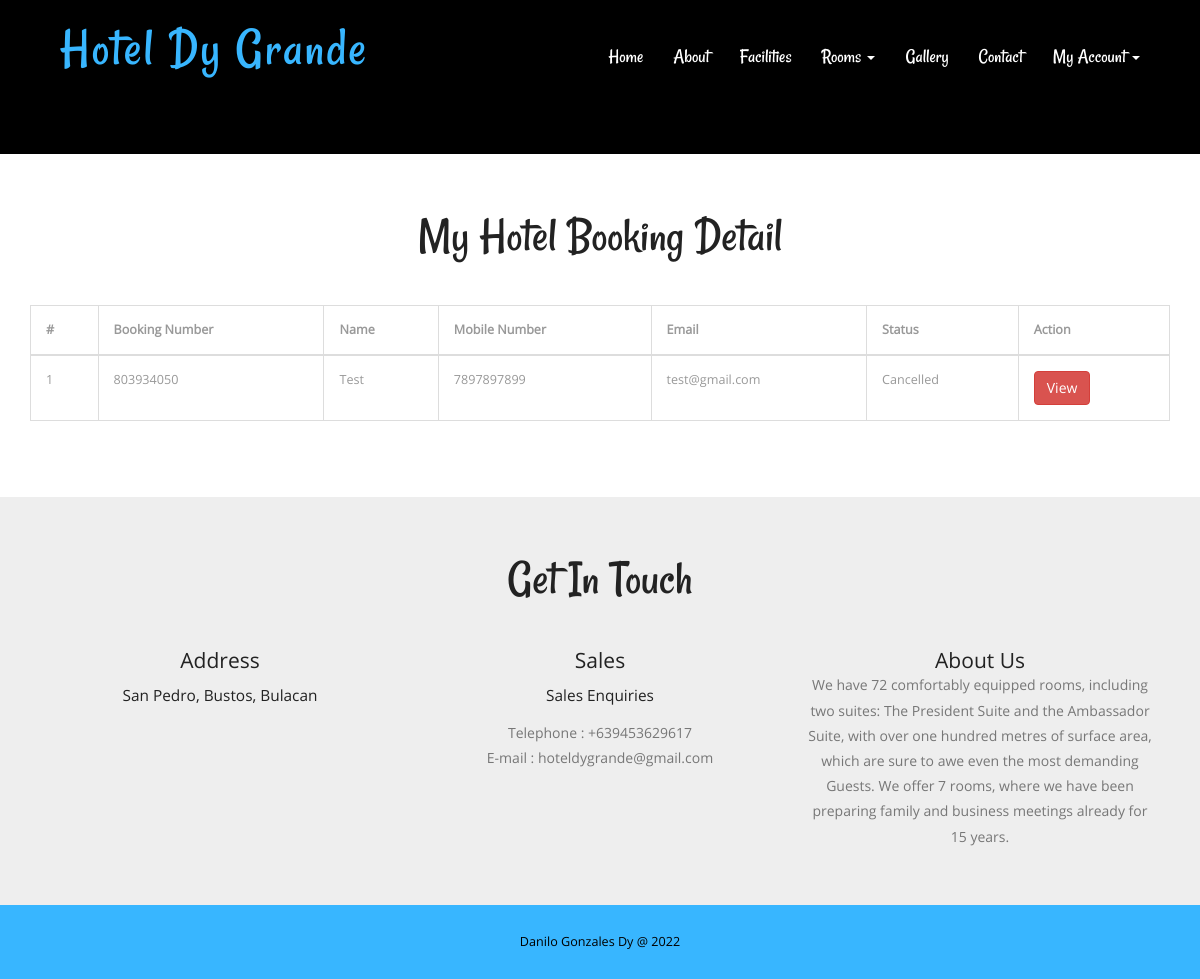
Page /my-booking.php (signed in) on the committed database.
### tables this page shows
CREATE TABLE `tblbooking` (
  `ID` int(10) NOT NULL,
  `RoomId` int(5) DEFAULT NULL,
  `BookingNumber` varchar(120) DEFAULT NULL,
  `UserID` int(5) NOT NULL,
  `IDType` varchar(120) DEFAULT NULL,
  `Gender` varchar(50) DEFAULT NULL,
  `Address` mediumtext DEFAULT NULL,
  `CheckinDate` varchar(200) DEFAULT NULL,
  `CheckoutDate` varchar(200) DEFAULT NULL,
  `BookingDate` timestamp NULL DEFAULT current_timestamp(),
  `Remark` varchar(50) DEFAULT NULL,
  `Status` varchar(50) DEFAULT NULL,
  `UpdationDate` timestamp NULL DEFAULT NULL ON UPDATE current_timestamp()
);

CREATE TABLE `tbluser` (
  `ID` int(10) NOT NULL,
  `FullName` varchar(200) DEFAULT NULL,
  `MobileNumber` bigint(10) DEFAULT NULL,
  `Email` varchar(120) DEFAULT NULL,
  `avatar` text DEFAULT NULL,
  `Password` varchar(120) DEFAULT NULL,
  `status` tinyint(1) NOT NULL,
  `code` text NOT NULL,
  `RegDate` timestamp NULL DEFAULT current_timestamp()
);

CREATE TABLE `tblpage` (
  `ID` int(10) NOT NULL,
  `PageType` varchar(120) DEFAULT NULL,
  `PageTitle` varchar(200) DEFAULT NULL,
  `PageDescription` mediumtext DEFAULT NULL,
  `Email` varchar(120) DEFAULT NULL,
  `MobileNumber` bigint(10) DEFAULT NULL,
  `UpdationDate` timestamp NULL DEFAULT NULL ON UPDATE current_timestamp()
);

### my-booking.php (the view, shortened to what this page needs)
<?php
include('includes/dbconnection.php');
if (strlen($_SESSION['hbmsuid']==0)) {
  header('location:logout.php');
  } else{
?>
<!DOCTYPE HTML>
<html>
<head>
<link href="css/bootstrap.css" rel="stylesheet" type="text/css" media="all">
<link href="css/style.css" rel="stylesheet" type="text/css" media="all" />
</head>
<body>
			<div class="header head-top">
				<div class="container">
	<?php include_once('includes/header.php');?>
		</div>
</div>
	<div class="typography">
			<div class="container">
				<div class="typography-info">
					<h2 class="type">My Hotel Booking Detail</h2>
				</div>
				<div class="bs-docs-example">
					<table class="table table-bordered">
						<thead>
							<tr>
								<th>#</th>
								<th>Booking Number</th>
								<th>Name</th>
								<th>Mobile Number</th>
								<th>Email</th>
								<th>Status</th>
								<th>Action</th>
							</tr>
						</thead>
						<tbody>
							<?php
                                            $uid= $_SESSION['hbmsuid'];
$sql="SELECT tbluser.*,tblbooking.BookingNumber,tblbooking.Status,tblbooking.ID as bid from tblbooking join tbluser on tblbooking.UserID=tbluser.ID where UserID=:uid";
$query = $dbh -> prepare($sql);
$query-> bindParam(':uid', $uid, PDO::PARAM_STR);
$query->execute();
$results=$query->fetchAll(PDO::FETCH_OBJ);
$cnt=1;
if($query->rowCount() > 0)
{
foreach($results as $row)
{               ?>
							<tr>
								<td><?php echo htmlentities($cnt);?></td>
								<td><?php  echo htmlentities($row->BookingNumber);?></td>
								<td><?php  echo htmlentities($row->FullName);?></td>
								<td><?php  echo htmlentities($row->MobileNumber);?></td>
								<td><?php  echo htmlentities($row->Email);?></td>
								<?php if($row->Status==""){ ?>
                     <td><?php echo "Still Pending"; ?></td>
<?php } else { ?>                  <td><?php  echo htmlentities($row->Status);?>
                  </td>
                  <?php } ?>
							 <td><a href="view-application-detail.php?viewid=<?php echo htmlentities ($row->bid);?>" class="btn btn-danger">View</a>
                                                    </td>
							</tr>
							<?php $cnt=$cnt+1;}} ?>
						</tbody>
					</table>
				</div>
			</div>
	</div>
			<?php include_once('includes/getintouch.php');?>
				<?php include_once('includes/footer.php');?>
</body>
</html><?php }  ?>

### includes/getintouch.php
<div class="touch-section">
					<div class="container">
						<h3>get in touch</h3>
						<div class="touch-grids">
							<?php
$sql="SELECT * from tblpage where PageType='contactus'";
$query = $dbh -> prepare($sql);
$query->execute();
$results=$query->fetchAll(PDO::FETCH_OBJ);
$cnt=1;
if($query->rowCount() > 0)
{
foreach($results as $row)
{               ?>
							<div class="col-md-4 touch-grid">
								<h4>address</h4>
								<h5><?php  echo htmlentities($row->PageDescription);?></h5>
							</div>
							<div class="col-md-4 touch-grid">
								<h4>Sales</h4>
								<h5>Sales Enquiries</h5>
								<p>Telephone : +<?php  echo htmlentities($row->MobileNumber);?></p>
							<p>E-mail : <?php  echo htmlentities($row->Email);?></p>
							</div><?php $cnt=$cnt+1;}} ?>
							<div class="col-md-4 touch-grid">
								<?php
$sql="SELECT * from tblpage where PageType='aboutus'";
$query = $dbh -> prepare($sql);
$query->execute();
$results=$query->fetchAll(PDO::FETCH_OBJ);
$cnt=1;
if($query->rowCount() > 0)
{
foreach($results as $row)
{               ?>
							<h4><?php  echo htmlentities($row->PageTitle);?></h4>
								<p><?php  echo htmlentities($row->PageDescription);?></p>
							</div><?php $cnt=$cnt+1;}} ?>
							<div class="clearfix"></div>
						</div>
					</div>
					</div>

### css/style.css (style rules this page uses)
body a { transition:0.5s all; -webkit-transition:0.5s all; -moz-transition:0.5s all; -o-transition:0.5s all; -ms-transition:0.5s all; }
h1,h2,h3,h4,h5,h6 { padding:0 0; margin:0 0; }
p { padding:0 0; margin:0 0; }
body { padding:0 0; margin:0 0; font-family: 'OpenSans-Regular' }
.header { background:url(../images/banner1.jpg) no-repeat 0px 0px; background-size:cover; -webkit-background-size: cover; -moz-background-size: cover; -o-background-size: cover; -ms-background-size: cover; min-height:764px; padding-bottom: 4em; }
.touch-section { padding: 4em 0; text-align: center; background-color: #eee; }
.touch-grids { margin-top: 3em; }
.touch-grid h4 { font-size: 1.5em; color: #222; text-transform: capitalize; }
.touch-section h3 { font-size: 3.5em; text-transform: capitalize; font-family: 'Rancho-Regular'; color: #222; }
.touch-grid h5 { font-size: 1.1em; padding: 1em 0; color: #222; }
.touch-grid p { font-size: 1em; line-height: 1.8em; color: #777; }
.head-top { min-height: 115px !important; }
.typography-info { text-align: center; margin-bottom: 3em; }
h2.type { font-size: 3.5em; text-transform: capitalize; font-family: 'Rancho-Regular'; color: #222; }
.typography { padding: 4em 0; }
.table > thead > tr > th, .table > tbody > tr > th, .table > tfoot > tr > th, .table > thead > tr > td, .table > tbody > tr > td, .table > tfoot > tr > td { border-top: none !important; }
.bs-docs-example { margin: 1em 0; }
.table td, .table>tbody>tr>td, .table>tbody>tr>th, .table>tfoot>tr>td, .table>tfoot>tr>th, .table>thead>tr>td, .table>thead>tr>th { padding: 15px!important; }
.table > thead > tr > th, .table > tbody > tr > th, .table > tfoot > tr > th, .table > thead > tr > td, .table > tbody > tr > td, .table > tfoot > tr > td { font-size: 0.9em; color: #999; border-top: none !important; }
@media (max-width:1440px) { .header { min-height: 679px; } }
@media (max-width:1366px) { .header { min-height: 652px; } }
@media (max-width:1280px) { .header { min-height: 602px; } }

### rows in the picture
tblbooking: BookingNumber "803934050", UserID.FullName "Test", UserID.MobileNumber "7897897899", UserID.Email "test@gmail.com", Status "Cancelled"
tblpage: PageDescription "San Pedro, Bustos, Bulacan", MobileNumber "639453629617", Email "hoteldygrande@gmail.com"
tblpage: PageTitle "About Us", PageDescription "We have 72 comfortably equipped rooms, including two suites: The President Suite and the Ambassador Suite, with over one hundred metres of surface area, which are sure to awe even the most demanding Guests. We offer 7 rooms, where we have been preparing family and business meetings already for 15 years."
